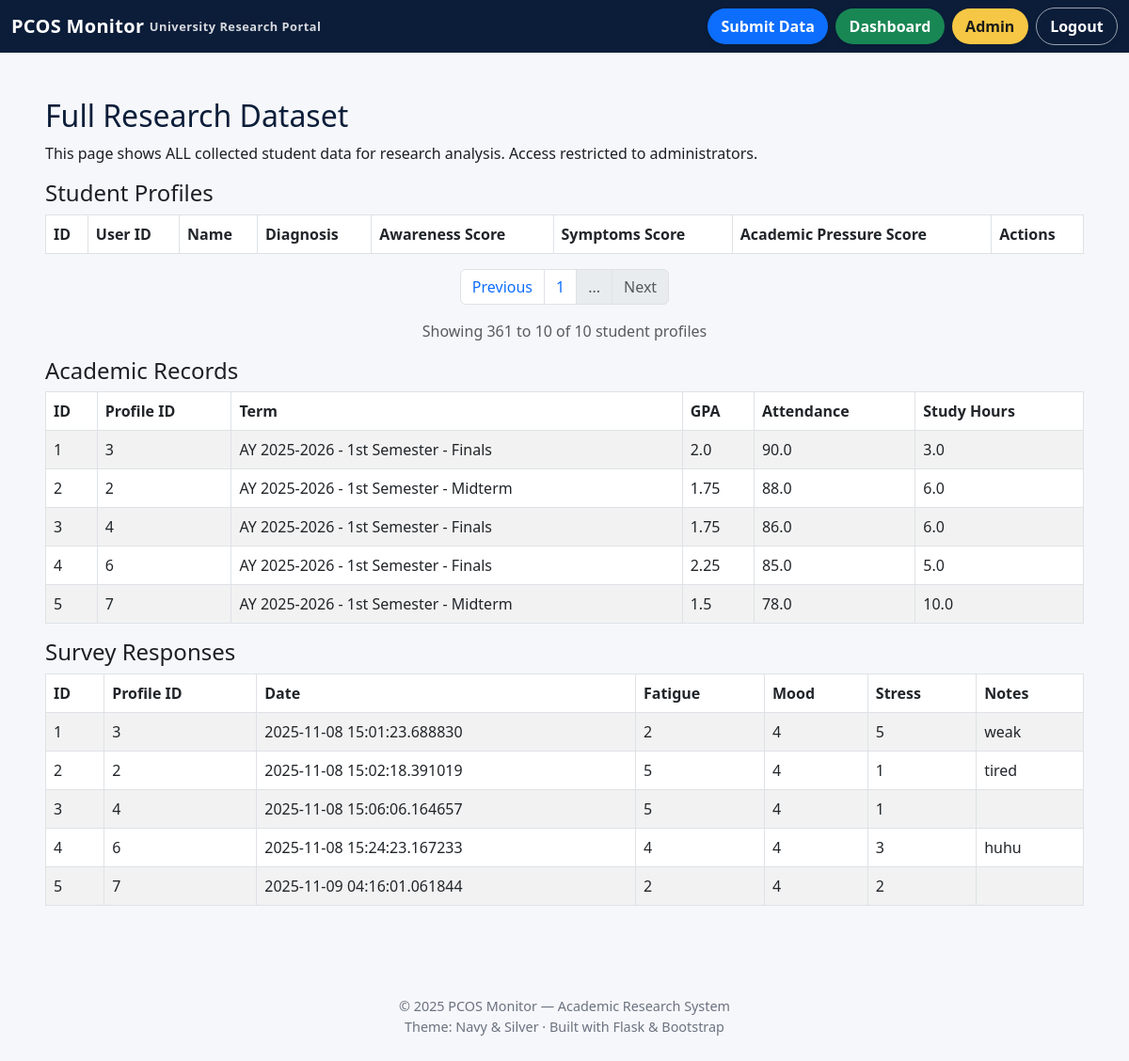
Page /admin/data?page=73 (signed in) on the earlier database version.
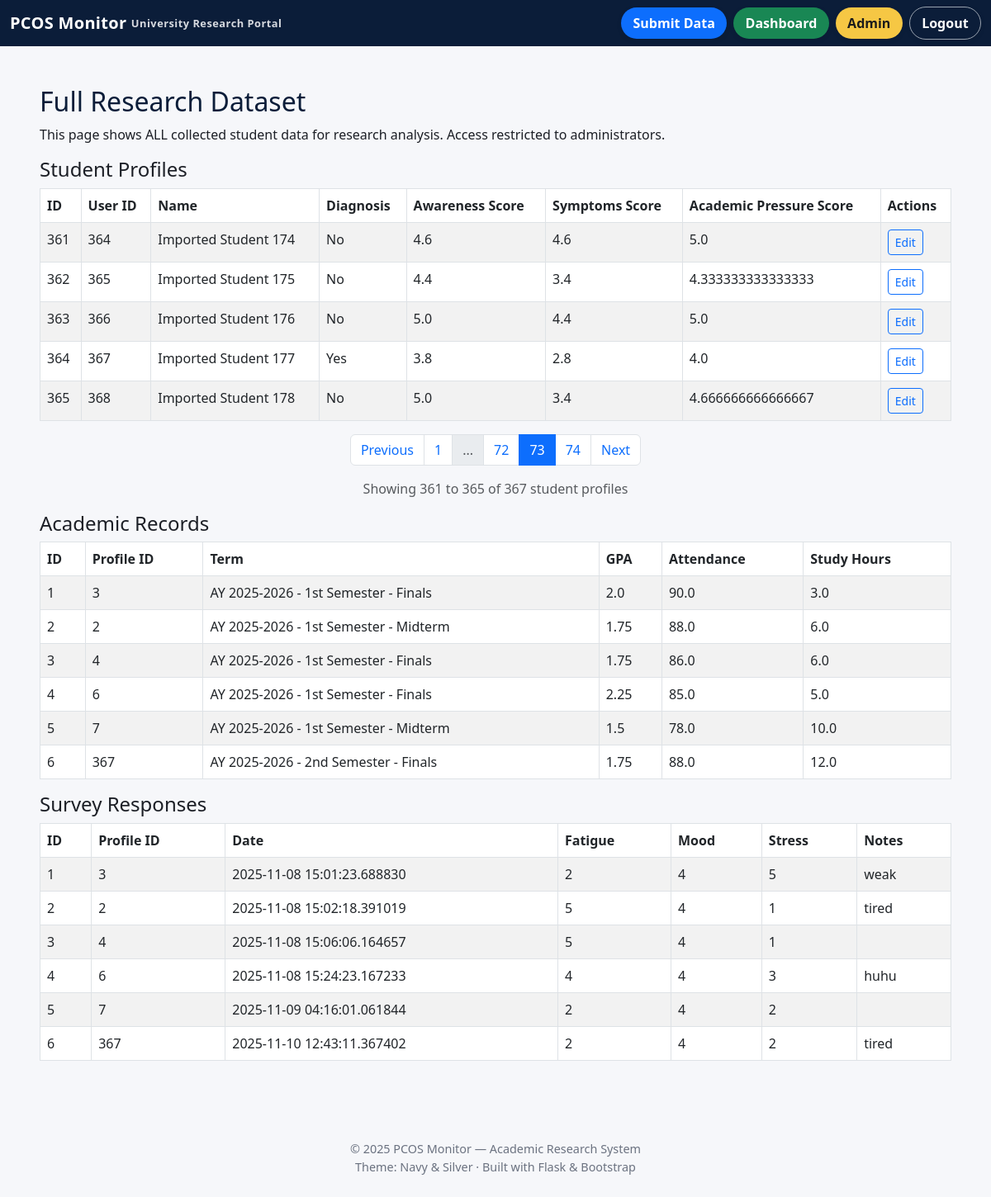
Same page on the later database version.
### app/models.py (models this page shows)
class AcademicRecord(db.Model):
    __tablename__ = "academic_records"
    id = db.Column(db.Integer, primary_key=True)
    profile_id = db.Column(db.Integer, db.ForeignKey("student_profiles.id"), nullable=False)
    term = db.Column(db.String(50))
    gpa = db.Column(db.Float)
    attendance_percent = db.Column(db.Float)
    study_hours_per_week = db.Column(db.Float)
    created_at = db.Column(db.DateTime, default=datetime.utcnow)
    profile = db.relationship("StudentProfile", back_populates="academic_records")

class SurveyResponse(db.Model):
    __tablename__ = "survey_responses"
    id = db.Column(db.Integer, primary_key=True)
    profile_id = db.Column(db.Integer, db.ForeignKey("student_profiles.id"), nullable=False)
    date = db.Column(db.DateTime, default=datetime.utcnow)
    fatigue = db.Column(db.Integer)
    irregular_menstruation = db.Column(db.Boolean)
    mood_swings = db.Column(db.Integer)
    acne = db.Column(db.Boolean)
    sleep_quality = db.Column(db.Integer)
    perceived_academic_stress = db.Column(db.Integer)
    notes = db.Column(db.Text)
    profile = db.relationship("StudentProfile", back_populates="survey_responses")

class StudentProfile(db.Model):
    __tablename__ = "student_profiles"
    id = db.Column(db.Integer, primary_key=True)
    user_id = db.Column(db.Integer, db.ForeignKey("users.id"), nullable=False)
    name = db.Column(db.String(120))
    age = db.Column(db.Integer)
    degree_program = db.Column(db.String(120))
    consent = db.Column(db.Boolean, default=False)
    user = db.relationship("User", back_populates="profile")
    academic_records = db.relationship("AcademicRecord", back_populates="profile", cascade="all, delete-orphan")
    survey_responses = db.relationship("SurveyResponse", back_populates="profile", cascade="all, delete-orphan")
    clinical_diagnosis = db.Column(db.String(50))
    pcos_awareness_score = db.Column(db.Float)
    pcos_symptoms_score = db.Column(db.Float)
    academic_pressure_score = db.Column(db.Float)
    awareness_1 = db.Column(db.Integer)
    awareness_2 = db.Column(db.Integer)
    awareness_3 = db.Column(db.Integer)
    awareness_4 = db.Column(db.Integer)
    awareness_5 = db.Column(db.Integer)
    academic_1 = db.Column(db.Integer)
    academic_2 = db.Column(db.Integer)
    academic_3 = db.Column(db.Integer)
    symptoms_1 = db.Column(db.Integer)
    symptoms_2 = db.Column(db.Integer)
    symptoms_3 = db.Column(db.Integer)
    symptoms_4 = db.Column(db.Integer)
    symptoms_5 = db.Column(db.Integer)

### app/admin.py (the view)
@admin_bp.route("/data")
@login_required
def view_data():
    if not current_user.is_admin:
        return "Access denied", 403
    from .models import StudentProfile, AcademicRecord, SurveyResponse
    page = request.args.get('page', 1, type=int)
    per_page = 5
    profiles_pagination = StudentProfile.query.paginate(page=page, per_page=per_page, error_out=False)
    profiles = profiles_pagination.items
    academic = AcademicRecord.query.all()
    surveys = SurveyResponse.query.all()
    return render_template("admin_data.html", profiles=profiles, academic=academic, surveys=surveys, pagination=profiles_pagination)

### app/main.py (called while the page is built)
def require_baseline():
    if request.endpoint in ["main.index", "main.profile_setup"]:
        return
    if current_user.is_authenticated:
        profile = current_user.profile
        if profile and profile.awareness_1 is None:
            return redirect(url_for("main.profile_setup"))

@main_bp.before_app_request
def before_request_func():
    return require_baseline()

### app/models.py (called while the page is built)
@login_manager.user_loader
def load_user(user_id):
    return User.query.get(int(user_id))

### app/templates/admin_data.html
{% extends "base.html" %}
{% block content %}
<h2>Full Research Dataset</h2>
<p>This page shows ALL collected student data for research analysis. Access restricted to administrators.</p>
<h4>Student Profiles</h4>
<table class="table table-bordered table-striped">
  <thead>
    <tr>
      <th>ID</th>
      <th>User ID</th>
      <th>Name</th>
      <th>Diagnosis</th>
      <th>Awareness Score</th>
      <th>Symptoms Score</th>
      <th>Academic Pressure Score</th>
      <th>Actions</th>
    </tr>
  </thead>
  <tbody>
    {% for p in profiles %}
    <tr>
      <td>{{ p.id }}</td>
      <td>{{ p.user_id }}</td>
      <td>{{ p.name }}</td>
      <td>{{ p.clinical_diagnosis }}</td>
      <td>{{ p.pcos_awareness_score }}</td>
      <td>{{ p.pcos_symptoms_score }}</td>
      <td>{{ p.academic_pressure_score }}</td>
      <td>
        <a class="btn btn-sm btn-outline-primary" href="{{ url_for('admin.edit_profile', profile_id=p.id) }}">Edit</a>
      </td>
    </tr>
    {% endfor %}
  </tbody>
</table>
<nav aria-label="Student profiles pagination">
  <ul class="pagination justify-content-center">
    {% if pagination.has_prev %}
    <li class="page-item">
      <a class="page-link" href="{{ url_for('admin.view_data', page=pagination.prev_num) }}">Previous</a>
    </li>
    {% else %}
    <li class="page-item disabled">
      <span class="page-link">Previous</span>
    </li>
    {% endif %}
    {% for page_num in pagination.iter_pages(left_edge=1, right_edge=1, left_current=1, right_current=2) %}
      {% if page_num %}
        {% if page_num == pagination.page %}
        <li class="page-item active">
          <span class="page-link">{{ page_num }}</span>
        </li>
        {% else %}
        <li class="page-item">
          <a class="page-link" href="{{ url_for('admin.view_data', page=page_num) }}">{{ page_num }}</a>
        </li>
        {% endif %}
      {% else %}
        <li class="page-item disabled">
          <span class="page-link">...</span>
        </li>
      {% endif %}
    {% endfor %}
    {% if pagination.has_next %}
    <li class="page-item">
      <a class="page-link" href="{{ url_for('admin.view_data', page=pagination.next_num) }}">Next</a>
    </li>
    {% else %}
    <li class="page-item disabled">
      <span class="page-link">Next</span>
    </li>
    {% endif %}
  </ul>
</nav>
<p class="text-center text-muted">
  Showing {{ (pagination.page - 1) * pagination.per_page + 1 }} to
  {{ [pagination.page * pagination.per_page, pagination.total] | min }} of
  {{ pagination.total }} student profiles
</p>
<h4>Academic Records</h4>
<table class="table table-bordered table-striped">
  <thead><tr><th>ID</th><th>Profile ID</th><th>Term</th><th>GPA</th><th>Attendance</th><th>Study Hours</th></tr></thead>
  <tbody>
    {% for a in academic %}
    <tr>
      <td>{{ a.id }}</td>
      <td>{{ a.profile_id }}</td>
      <td>{{ a.term }}</td>
      <td>{{ a.gpa }}</td>
      <td>{{ a.attendance_percent }}</td>
      <td>{{ a.study_hours_per_week }}</td>
    </tr>
    {% endfor %}
  </tbody>
</table>
<h4>Survey Responses</h4>
<table class="table table-bordered table-striped">
  <thead><tr><th>ID</th><th>Profile ID</th><th>Date</th><th>Fatigue</th><th>Mood</th><th>Stress</th><th>Notes</th></tr></thead>
  <tbody>
    {% for s in surveys %}
    <tr>
      <td>{{ s.id }}</td>
      <td>{{ s.profile_id }}</td>
      <td>{{ s.date }}</td>
      <td>{{ s.fatigue }}</td>
      <td>{{ s.mood_swings }}</td>
      <td>{{ s.perceived_academic_stress }}</td>
      <td>{{ s.notes }}</td>
    </tr>
    {% endfor %}
  </tbody>
</table>
{% endblock %}

Differences in the rows shown:
added StudentProfile: id "361", user_id "364", name "Imported Student 174", clinical_diagnosis "No", pcos_awareness_score "4.6", pcos_symptoms_score "4.6", academic_pressure_score "5.0"
added StudentProfile: id "362", user_id "365", name "Imported Student 175", clinical_diagnosis "No", pcos_awareness_score "4.4", pcos_symptoms_score "3.4", academic_pressure_score "4.333333333333333"
added StudentProfile: id "363", user_id "366", name "Imported Student 176", clinical_diagnosis "No", pcos_awareness_score "5.0", pcos_symptoms_score "4.4", academic_pressure_score "5.0"
added StudentProfile: id "364", user_id "367", name "Imported Student 177", clinical_diagnosis "Yes", pcos_awareness_score "3.8", pcos_symptoms_score "2.8", academic_pressure_score "4.0"
added StudentProfile: id "365", user_id "368", name "Imported Student 178", clinical_diagnosis "No", pcos_awareness_score "5.0", pcos_symptoms_score "3.4", academic_pressure_score "4.666666666666667"
added AcademicRecord: id "6", profile_id "367", term "AY 2025-2026 - 2nd Semester - Finals", gpa "1.75", attendance_percent "88.0", study_hours_per_week "12.0"
added SurveyResponse: id "6", profile_id "367", date "2025-11-10 12:43:11.367402", fatigue "2", mood_swings "4", perceived_academic_stress "2", notes "tired"
Other differences:
{{ [pagination.page * pagination.per_page, pagination.total] | min }}: "10" → "365"
{{ pagination.total }}: "10" → "367"
new list line: "72"
new list line: "73"
new list line: "74"
